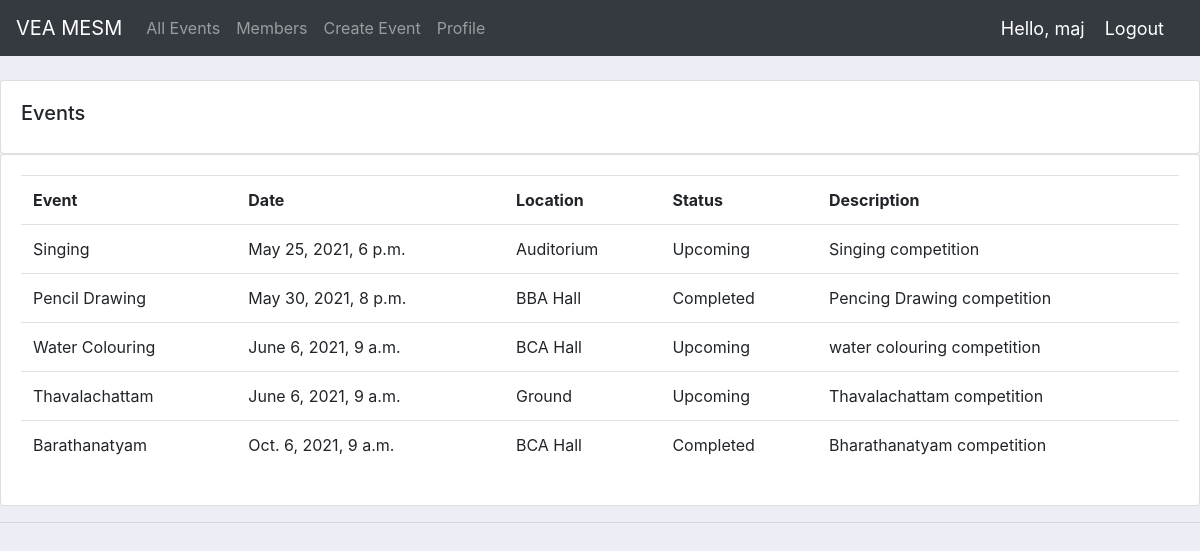
The page /eventss/ (signed in) on the database its author committed.
### accounts/models.py (models this page shows, shortened)
class Event(models.Model):
    STATUS = (
        ('Ongoing', 'Ongoing'),
        ('Completed', 'Completed'),
        ('Upcoming', 'Upcoming'),
    )
    name = models.CharField(max_length=200, null=True)
    location = models.CharField(max_length=200, null=True)
    status = models.CharField(max_length=200, null=True, choices=STATUS)
    description = models.CharField(max_length=200, null=True, blank=True)
    date = models.DateTimeField(blank=True, null=True)

### accounts/views.py (the view)
# urls.py: path('eventss/', views.eventss, name='eventss'),
@login_required(login_url='login')
def eventss(request):
    eventss = Event.objects.all().order_by('date')
    return render(request, 'accounts/profile4.html', {'eventss': eventss})

### accounts/templates/accounts/profile4.html
{% extends 'accounts/main.html' %}
{% block content %}
    		<br>
		<div class="row">
			<div class="col-md">
				<div class="card card-body">
					<h5>Events</h5>
				</div>
				<div class="card card-body">
					<table class="table">
						<tr>
							<th>Event</th>
							<th>Date</th>
							<th>Location</th>
							<th>Status</th>
							<th>Description</th>
						</tr>
						{% for i in eventss %}
						<tr>
							<td>{{i.name}}</td>
							<td>{{i.date}}</td>
							<td>{{i.location}}</td>
							<td>{{i.status}}</td>
							<td>{{i.description}}</td>
						</tr>
						{% endfor %}
					</table>
				</div>
			</div>
		</div>
{% endblock %}

### accounts/templates/accounts/navbar.html (shortened to what this page needs)
{% load static %}
<nav class="navbar navbar-expand-lg navbar-dark bg-dark">
  <a class="navbar-brand" href="{% url 'home' %}">VEA MESM</a>
  <div class="collapse navbar-collapse" id="navbarNav">
    <ul class="navbar-nav">
      {% if request.user.is_staff %}
      <li class="nav-item active">
        <a class="nav-link" href="{% url 'home' %}">Dashboard</a>
      </li>
      <li class="nav-item">
        <a class="nav-link" href="{% url 'participants' %}">Users</a>
      </li>
      <li class="nav-item">
        <a class="nav-link" href="{% url 'events' %}">All Events</a>
      </li>
      <li class="nav-item">
        <a class="nav-link" href="{% url 'event_member' %}">Registrations</a>
      </li>
      {% else %}
      <li class="nav-item">
        <a class="nav-link" href="{% url 'eventss' %}">All Events</a>
      </li>
      <li class="nav-item">
        <a class="nav-link" href="{% url 'participantss' %}">Members</a>
      </li>
      <li class="nav-item">
        <a class="nav-link" href="{% url 'index' %}">Create Event</a>
      </li>
       <li class="nav-item">
        <a class="nav-link" href="{% url 'account' %}">Profile</a>
      </li>
      {% endif %}
    </ul>
  </div>
  <span class="hello-msg">Hello, {{request.user}}</span>
  <span ><a  class="hello-msg" href="{% url 'logout' %}">Logout</a></span>
</nav>

### static/css/main.css (style rules this page uses)
body { background-color: #ebeff5; }

### accounts/templates/accounts/navbar.html (style rules this page uses)
.hello-msg { font-size: 18px; color: #fff; margin-right: 20px; }

### rows shown on the page
Event: name "Singing", date "May 25, 2021, 6 p.m.", location "Auditorium", status "Upcoming", description "Singing competition"
Event: name "Pencil Drawing", date "May 30, 2021, 8 p.m.", location "BBA Hall", status "Completed", description "Pencing Drawing competition"
Event: name "Water Colouring", date "June 6, 2021, 9 a.m.", location "BCA Hall", status "Upcoming", description "water colouring competition"
Event: name "Thavalachattam", date "June 6, 2021, 9 a.m.", location "Ground", status "Upcoming", description "Thavalachattam competition"
Event: name "Barathanatyam", date "Oct. 6, 2021, 9 a.m.", location "BCA Hall", status "Completed", description "Bharathanatyam competition"

### other values the page prints
{{ request.user }} "maj"
